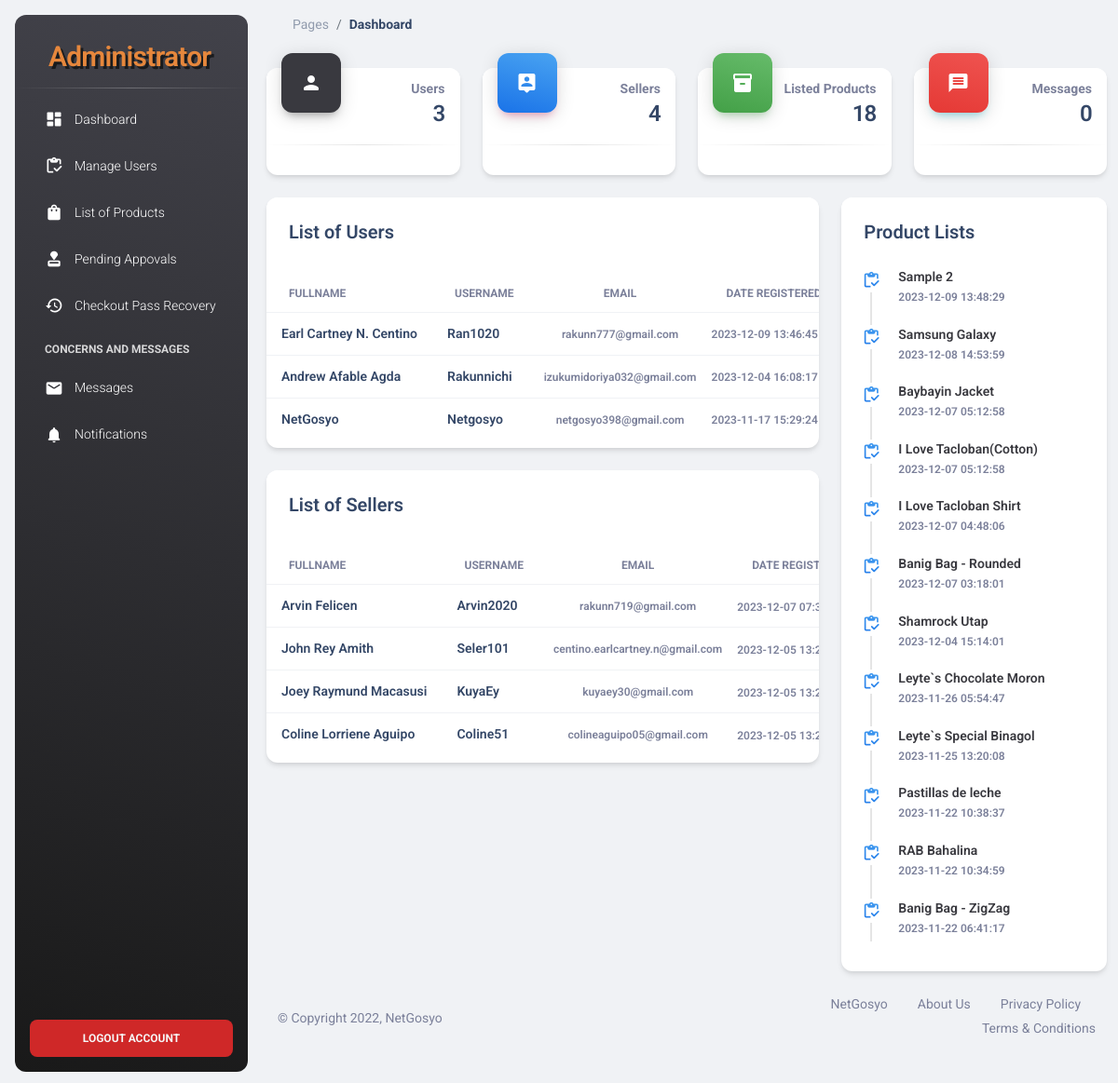
Page /NetGosyo-Admin/index.php (signed in) on the earlier database version.
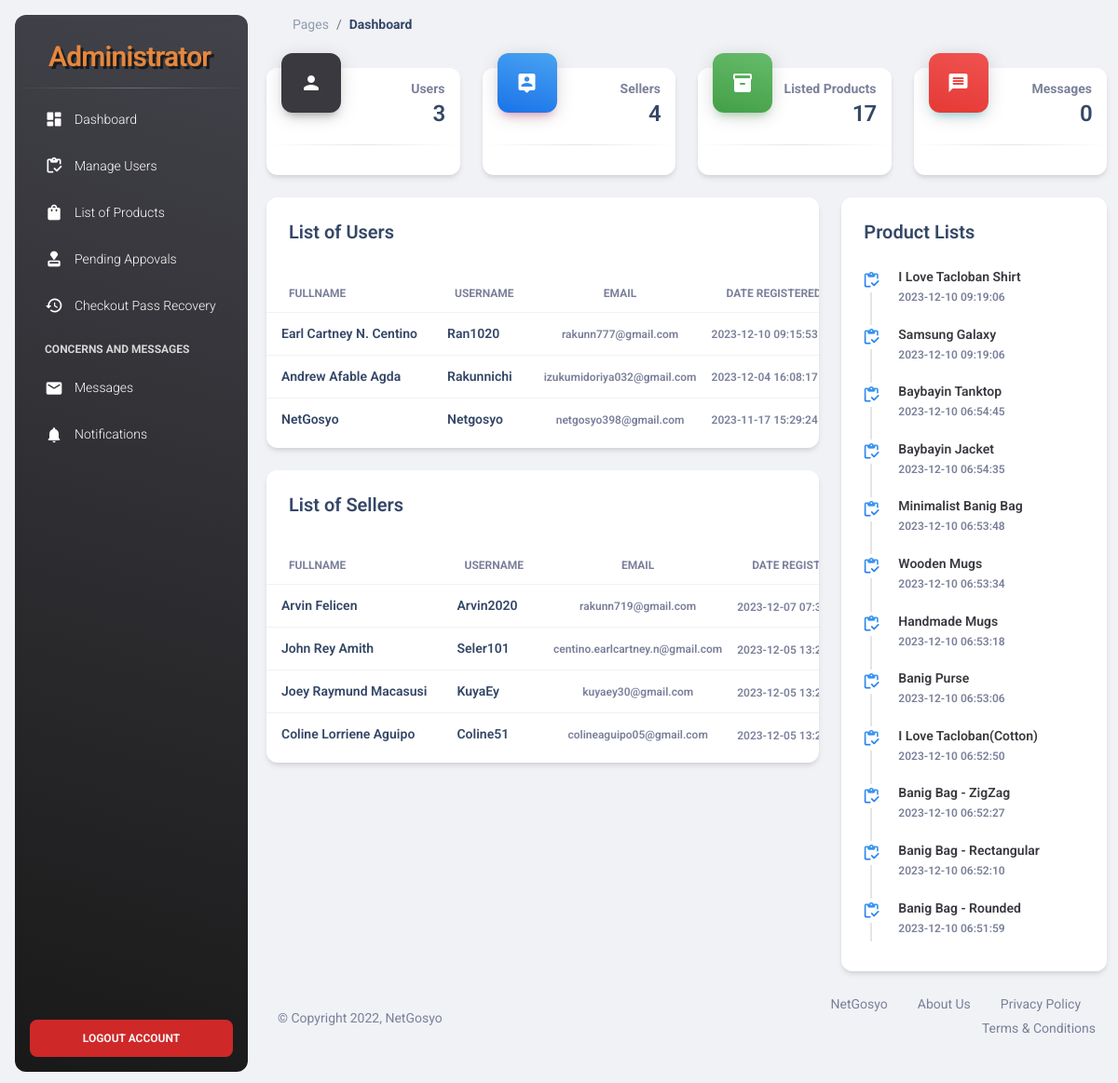
Same page on the later database version.
### tables this page shows
CREATE TABLE `user_form` (
  `id` int(100) NOT NULL,
  `fullname` varchar(100) NOT NULL,
  `email` varchar(100) NOT NULL,
  `username` varchar(255) NOT NULL,
  `password` varchar(100) NOT NULL,
  `checkout_pass` varchar(250) NOT NULL,
  `phonenumber` varchar(255) NOT NULL,
  `address` varchar(255) NOT NULL,
  `address2` varchar(500) NOT NULL,
  `archipelago` varchar(250) NOT NULL,
  `landmark` varchar(500) NOT NULL,
  `city` varchar(250) NOT NULL,
  `province` varchar(250) NOT NULL,
  `zip` varchar(250) NOT NULL,
  `dateofbirth` varchar(255) NOT NULL,
  `gender` varchar(255) NOT NULL,
  `image` varchar(255) NOT NULL,
  `shopname` varchar(250) NOT NULL DEFAULT 'user',
  `shopdesc` varchar(5000) NOT NULL,
  `vkey` varchar(50) NOT NULL,
  `verify_token` varchar(100) NOT NULL,
  `verified` tinyint(1) NOT NULL DEFAULT 0,
  `register_date` timestamp NOT NULL DEFAULT current_timestamp() ON UPDATE current_timestamp(),
  `id_pic` varchar(255) DEFAULT NULL,
  `has_verified_badge` tinyint(1) DEFAULT NULL,
  `is_banned` tinyint(1) NOT NULL DEFAULT 0,
  `number_verified` tinyint(4) NOT NULL DEFAULT 0
);

CREATE TABLE `products` (
  `id` int(100) NOT NULL,
  `user_id` int(11) NOT NULL,
  `name` varchar(100) NOT NULL,
  `price` varchar(100) NOT NULL,
  `image` varchar(100) NOT NULL,
  `item_brand` varchar(100) NOT NULL,
  `quantity` int(100) NOT NULL,
  `description` varchar(5000) NOT NULL,
  `sales` int(100) NOT NULL,
  `weight` varchar(250) NOT NULL,
  `date_added` timestamp NOT NULL DEFAULT current_timestamp() ON UPDATE current_timestamp()
);

### NetGosyo-Admin/index.php (called while the page is built)
<?php
include('header.php');
?>
<?php
include('Dashboard.php');
?>
<?php
include('footer.php');
?>

### NetGosyo-Admin/Dashboard.php (the view, shortened to what the changed rows need)
<main class="main-content position-relative max-height-vh-100 h-100 border-radius-lg ">
    <div class="container-fluid py-4">
        <div class="row">
            <div class="col-xl-3 col-sm-6 mb-xl-0 mb-4">
                <div class="card">
                    <div class="card-header p-3 pt-2">
                        <div class="text-end pt-1">
                            <p class="text-sm mb-0 text-capitalize"><b>Listed Products</b></p>
                            <h4 class="mb-0"><?= mysqli_num_rows($products_count) ?></h4>
                        </div>
                    </div>
                </div>
            </div>
        </div>
        <div class="row mt-4">
            <div class="col-lg-8 col-md-6 mb-md-0 mb-4">
                <div class="card mb-4">
                    <div class="card-body px-0 pb-2">
                        <div class="table-responsive">
                            <table class="table align-items-center mb-0">
                                <thead>
                                    <tr>
                                        <th class="text-uppercase text-secondary text-xs font-weight-bolder opacity-10">
                                            Fullname</th>
                                        <th class="text-uppercase text-secondary text-xs font-weight-bolder opacity-10">
                                            Username</th>
                                        <th
                                            class="text-center text-uppercase text-secondary text-xs font-weight-bolder opacity-10">
                                            Email</th>
                                        <th class="text-uppercase text-secondary text-xs font-weight-bolder opacity-10">
                                            Date Registered</th>
                                    </tr>
                                </thead>
                                <tbody>
                                    <?php
  			                        $select_user = mysqli_query($conn, "SELECT * FROM `user_form` where shopname = 'user' ORDER BY register_date DESC LIMIT 7 ") or die('query failed!');
                                    if(mysqli_num_rows($select_user) > 0){
                                    while($fetch_user = mysqli_fetch_assoc($select_user)){
                                    ?>
                                    <tr>
                                        <td>
                                            <div class="d-flex px-2 py-1">
                                                <div class="d-flex flex-column justify-content-center">
                                                    <h6 class="mb-0 text-sm"><?php echo $fetch_user['fullname'];?></h6>
                                                </div>
                                            </div>
                                        </td>
                                        <td>
                                            <div class="d-flex px-2 py-1">
                                                <div class="d-flex flex-column justify-content-center">
                                                    <h6 class="mb-0 text-sm"><?php echo $fetch_user['username'];?></h6>
                                                </div>
                                            </div>
                                        </td>
                                        <td class="align-middle text-center text-sm">
                                            <span
                                                class="text-xs font-weight-bold"><?php echo $fetch_user['email'];?></span>
                                        </td>
                                        <td class="align-middle">
                                            <span
                                                class="text-xs font-weight-bold"><?php echo $fetch_user['register_date'];?></span>
                                        </td>
                                    </tr>
                                    <?php
                        };
                    };
                     ?>
                                </tbody>
                            </table>
                        </div>
                    </div>
                </div>
                <div class="card">
                    <div class="card-body px-0 pb-2">
                        <div class="table-responsive">
                            <table class="table align-items-center mb-0">
                                <thead>
                                    <tr>
                                        <th class="text-uppercase text-secondary text-xs font-weight-bolder opacity-10">
                                            Fullname</th>
                                        <th class="text-uppercase text-secondary text-xs font-weight-bolder opacity-10">
                                            Username</th>
                                        <th
                                            class="text-center text-uppercase text-secondary text-xs font-weight-bolder opacity-10">
                                            Email</th>
                                        <th class="text-uppercase text-secondary text-xs font-weight-bolder opacity-10">
                                            Date Registered</th>
                                    </tr>
                                </thead>
                                <tbody>
                                  <?php
  			                            $select_user = mysqli_query($conn, "SELECT * FROM `user_form` where shopname != 'user' ORDER BY register_date DESC LIMIT 7") or die('query failed!');
                                    if(mysqli_num_rows($select_user) > 0){
                                    while($fetch_user = mysqli_fetch_assoc($select_user)){
                                  ?>
                                    <tr>
                                        <td>
                                            <div class="d-flex px-2 py-1">
                                                <div class="d-flex flex-column justify-content-center">
                                                    <h6 class="mb-0 text-sm"><?php echo $fetch_user['fullname'];?></h6>
                                                </div>
                                            </div>
                                        </td>
                                        <td>
                                            <div class="d-flex px-2 py-1">
                                                <div class="d-flex flex-column justify-content-center">
                                                    <h6 class="mb-0 text-sm"><?php echo $fetch_user['username'];?></h6>
                                                </div>
                                            </div>
                                        </td>
                                        <td class="align-middle text-center text-sm">
                                            <span
                                                class="text-xs font-weight-bold"><?php echo $fetch_user['email'];?></span>
                                        </td>
                                        <td class="align-middle">
                                            <span
                                                class="text-xs font-weight-bold"><?php echo $fetch_user['register_date'];?></span>
                                        </td>
                                    </tr>
                                    <?php
                                    };
                                    };
                                    ?>
                                </tbody>
                            </table>
                        </div>
                    </div>
                </div>
            </div>
            <div class="col-lg-4 col-md-6">
                <div class="card h-100">
                    <div class="card-body p-3">
                        <div class="timeline timeline-one-side">
                   <?php
  			            $select_product = mysqli_query($conn, "SELECT * FROM `products` ORDER BY date_added DESC LIMIT 12 ") or die('query failed!');
                        if(mysqli_num_rows($select_product) > 0){
                        while($fetch_product = mysqli_fetch_assoc($select_product)){
                    ?>
                            <div class="timeline-block mb-3">
                                <span class="timeline-step">
                                    <i class="material-icons text-info text-gradient">inventory</i>
                                </span>
                                <div class="timeline-content">
                                    <h6 class="text-greyish text-sm font-weight-bold mb-0">
                                        <?php echo $fetch_product['name'];?></h6>
                                    <p class="text-secondary font-weight-bold text-xs mt-1 mb-0">
                                        <?php echo $fetch_product['date_added'];?></p>
                                </div>
                            </div>
                            <?php
                        };
                    };
                     ?>
                        </div>
                    </div>
                </div>
            </div>
        </div>

Differences in the rows shown:
removed products: name "Sample 2", date_added "2023-12-09 13:48:29"
no longer on this page (row edited): products: name "Shamrock Utap", date_added "2023-12-04 15:14:01"
no longer on this page (row edited): products: name "Leyte`s Chocolate Moron", date_added "2023-11-26 05:54:47"
no longer on this page (row edited): products: name "Leyte`s Special Binagol", date_added "2023-11-25 13:20:08"
no longer on this page (row edited): products: name "Pastillas de leche", date_added "2023-11-22 10:38:37"
no longer on this page (row edited): products: name "RAB Bahalina", date_added "2023-11-22 10:34:59"
changed user_form "Earl Cartney N. Centino": register_date "2023-12-09 13:46:45" → "2023-12-10 09:15:53"
changed products "I Love Tacloban Shirt": date_added "2023-12-07 04:48:06" → "2023-12-10 09:19:06"; moves up the list
changed products "Samsung Galaxy": date_added "2023-12-08 14:53:59" → "2023-12-10 09:19:06"
now on this page (row edited): products: name "Baybayin Tanktop", date_added "2023-12-10 06:54:45"
changed products "Baybayin Jacket": date_added "2023-12-07 05:12:58" → "2023-12-10 06:54:35"
now on this page (row edited): products: name "Minimalist Banig Bag", date_added "2023-12-10 06:53:48"
now on this page (row edited): products: name "Wooden Mugs", date_added "2023-12-10 06:53:34"
now on this page (row edited): products: name "Handmade Mugs", date_added "2023-12-10 06:53:18"
now on this page (row edited): products: name "Banig Purse", date_added "2023-12-10 06:53:06"
changed products "I Love Tacloban(Cotton)": date_added "2023-12-07 05:12:58" → "2023-12-10 06:52:50"
changed products "Banig Bag - ZigZag": date_added "2023-11-22 06:41:17" → "2023-12-10 06:52:27"; moves up the list
now on this page (row edited): products: name "Banig Bag - Rectangular", date_added "2023-12-10 06:52:10"
changed products "Banig Bag - Rounded": date_added "2023-12-07 03:18:01" → "2023-12-10 06:51:59"
Other differences:
mysqli_num_rows($products_count): "18" → "17"
